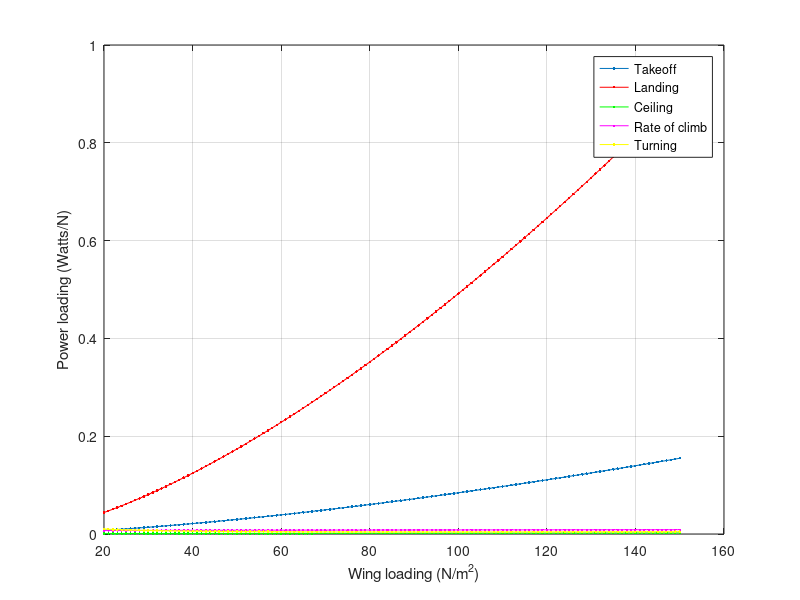

Source code (MATLAB):
%%%constraint analysis 2---
clc;
clear;
%% Inputs
AR=6.5; %Aspect Ratio
e=0.85; %Oswald's efficiency
Cd0=0.0538; %Zero lift drag
nP=0.60; %Propeller efficiency
nM=0.60; %Motor efficiency
TOalt=1300; %Takeoff altitude(m)
Clmax=1.4; %Maximum lift coefficent
TOdist=10; %Takeoff distance (m)
Lalt=1300; %Landing ALtitude (m)
Ceiling=2500; %Ceiling (m)
ROCalt=60; %(m)
ROC=5; %(m/sec)
SpeedAlt=50; %(m)
V=15; %Airspeed(m/sec)
TurnAlt=50; %(m)
TurnSpeed=13; %(m/sec)
D=25.4; %propeller diameter (cm)
d=D*0.0328084; %propeller diameter (feet)
n=1.15; %Load factor
alphaBANK=acos(1/n); %Bank Angle
rhoSL=1.225; %Density at sea level (kg/m^3)
rho1300=0.995; %Density at 1300 m (kg/m^3)
rho1400=0.98; %Density at 1400 feet (kg/m^3)
K=1/(pi*e*AR); %Cd=Cd0+KCl^2
g=9.81; %accn due to gravity (m/sec^2)
alphaTO=0.84; %angle of attack TAKEOFF(radians)
alphaL=0.84; %angle of attack LANDING(radians)
alphaC=0.93; %angle of attack CEILING(radians)
alphaROC=0.9; %angle of attack ROC(radians)
sigma1300=rho1300/rhoSL; %Relative air density sigma at 1300ft sigma1400=rho1400/rhoSL; %Relative air density sigma at 1400 ft
WTO_S=20:1:150; %Wing loading (N/m^2)
LbyDmax=(1/2)*((K*Cd0)^(-0.5)); %L/Dmax
%% Assumptions
%AOA BANK = AS PER LOAD FACTOR Cos(THETA)=(1/n)
%% Takeoff condition
Vstall=((2*WTO_S./(sigma1300*rhoSL*Clmax)).^0.5) %Stall velocity
VTO=1.2*Vstall; %Takeoff velocity
PbWtoff=((0.7*VTO).^3/(2*550*alphaTO*nP*nM*g*d))/4.4482; %Power/Weight (Watts/N)
plot(WTO_S,PbWtoff,'.-'),grid on,xlabel('Wing loading (N/m^2)'),ylabel('Power loading (Watts/N)');
hold on;
%% Landing condition
Vstall=(2*WTO_S./(sigma1300*rhoSL*Clmax)).^0.5; %Stall velocity
VTO=1.2*Vstall; %Takeoff velocity
PbWlanding=((VTO).^3/(550*alphaL*nP*nM*g*d))/4.4482; %Power/Weight (Watts/N)
plot(WTO_S,PbWlanding,'.r-'),grid on,xlabel('Wing loading (N/m^2)'),ylabel('Power loading (Watts/N)');
hold on;
%% Ceiling condition
Cl1400=((3*Cd0)/K)^0.5; %Cl at 1400 ft
V1400=(2*WTO_S./(rho1400*Cl1400)).^(0.5); %Velocity at 1400 ft
PbWceiling=(V1400)/(0.866*550*alphaC*nP*nM*g*(sigma1300)^0.5)/4.4482; %Power/Weight (Watts/N)
plot(WTO_S,PbWceiling,'.g-'),grid on,xlabel('Wing loading (N/m^2)'),ylabel('Power loading (Watts/N)');
hold on;
%% Rate of climb
Clmd=((3*Cd0)/K)^0.5; %Cl at min drag
Vmd=(2*WTO_S./(rho1400*Clmd)).^0.5; %Velocity at min drag
PbWroc=(1/(550*alphaROC*nP*nM))*((ROC)+((Vmd)/(0.866*LbyDmax*(sigma1300)^0.5)))/4.4482; %Power/Weight (Watts/N)
plot(WTO_S,PbWroc,'.m-'),grid on,xlabel('Wing loading (N/m^2)'),ylabel('Power loading (Watts/N)');
hold on;
%% Turning flight
q=0.5*rho1400*V^2; %Dynamic pressure
T_W=(1/alphaBANK)*((q.*Cd0./WTO_S)+((K*WTO_S*n^2)./q)); %Thrust to weight ratio
PbWturn=(V*T_W/(550*nP*nM))/4.4482; %Power/Weight (Watts/N)
plot(WTO_S,PbWturn,'.y-'),grid on,xlabel('Wing loading (N/m^2)'),ylabel('Power loading (Watts/N)');
legend('Takeoff','Landing','Ceiling','Rate of climb','Turning')
%% END